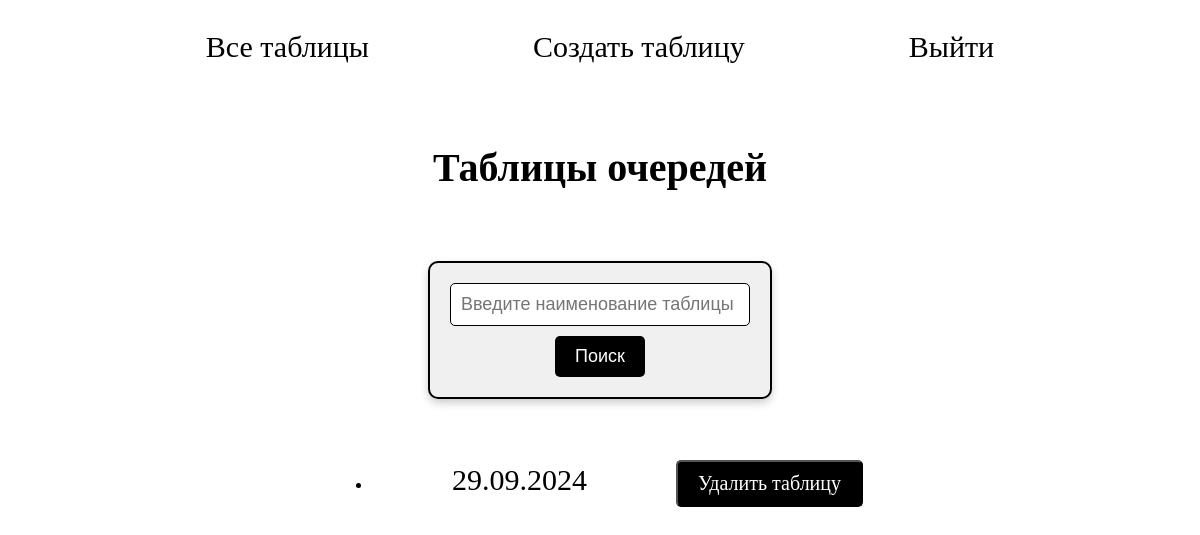
Page / (signed in) on the earlier database version.
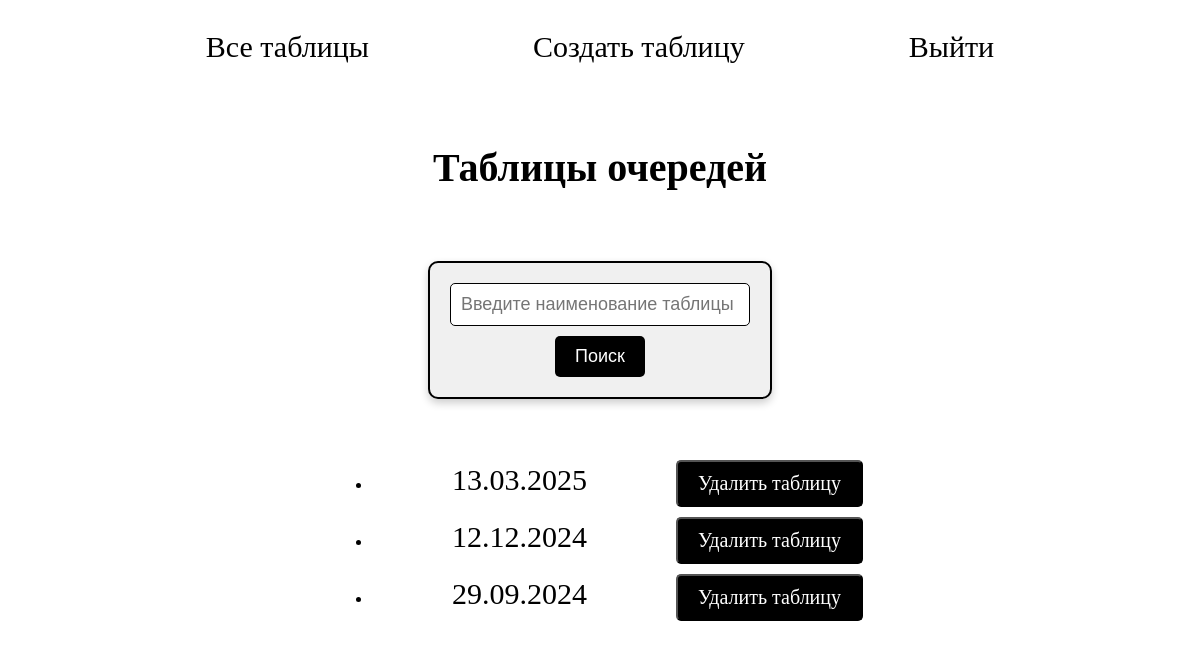
Same page on the later database version.
### app.py (models this page shows)
class QueueTable(db.Model):
    id = db.Column(db.Integer, primary_key=True)
    name = db.Column(db.String(80), nullable=False)
    entries = db.relationship('QueueEntry', backref='table', lazy=True)
    date = db.Column(db.DateTime, default=datetime.utcnow)

### app.py (the view)
@app.route('/')
def index():
    tables = QueueTable.query.order_by(QueueTable.date.desc()).all()
    return render_template('index.html', tables=tables)

### app.py (called while the page is built)
@login_manager.user_loader
def load_user(user_id):
    return User.query.get(int(user_id))

### templates/index.html (shortened to what this page needs)
{% extends 'base.html' %}
{% block body %}
<h1>Таблицы очередей</h1>
<div class="search_big">
    <div class="search">
        <form action="{{ url_for('search') }}" method="GET">
            <input type="text" name="searching_table" placeholder="Введите наименование таблицы">
            <button type="submit">Поиск</button>
        </form>
    </div>
</div>
<div class="table_scroll">
    <ul>
        {% for table in tables %}
            <li>
                <a class="table_name" href="{{ url_for('make', table_id=table.id) }}">{{ table.name }}</a>
                <form method="POST" action="{{ url_for('delete_table', table_id=table.id) }}" style="display:inline;">
                    {% if current_user.is_admin %}
                        <button class="delete_table" type="submit" onclick="return confirm('Вы уверены, что хотите удалить эту таблицу?');">Удалить таблицу</button>
                    {% endif %}
                </form>
            </li>
        {% endfor %}
    </ul>
</div>
{% endblock %}

### templates/base.html (shortened to what this page needs)
<!DOCTYPE html>
<html lang="en">
<head>
    <link rel="stylesheet" href="{{ url_for('static', filename='css/main.css') }}">
</head>
<body>
    <header>
        <nav class="hat">
            <a href="{{ url_for('index') }}">Все таблицы</a>
            {% if current_user.is_authenticated %}
                {% if current_user.is_admin %}
                    <a href="{{ url_for('queue') }}">Создать таблицу</a>
                {% endif %}
                <a href="{{ url_for('logout') }}" onclick="return confirm('Вы уверены, что хотите выйти?');">Выйти</a>
            {% else %}
                <a href="{{ url_for('register') }}">Зарегистрироваться</a>
                <a href="{{ url_for('login') }}">Войти</a>
            {% endif %}
        </nav>
    </header>
    {% block body %}{% endblock %}
</body>
</html>

### static/css/main.css (style rules this page uses)
body { background-color: rgb(255, 255, 255); font-family: 'Century Gothic' }
header { background-color: #ffffff; color: white; padding: 10px 0; margin-top: 20px; position: sticky; top: 0; }
.hat { text-align: center; }
.hat a { color: rgb(0, 0, 0); margin: 0 80px; text-decoration: none; font-size: 30px; display: inline-block; transition: transform 0.3s ease; }
h1 { margin-top: 70px; text-align: center; font-size: 40px; margin-bottom: 70px; }
.table_name { color: rgb(0, 0, 0); margin: 0 80px; text-decoration: none; font-size: 30px; display: inline-block; transition: transform 0.3s ease; }
.delete_table { font-family: Century Gothic; display: inline-block; padding: 10px 20px; font-size: 20px; color: white; text-align: right; text-decoration: none; border-radius: 5px; margin: 5px; transition: background-color 0.3s ease; background-color: rgb(0, 0, 0); }
.table_scroll { display: flex; justify-content: center; }
.search { display: flex; flex-direction: column; align-items: center; justify-content: center; padding: 20px; background-color: #f0f0f0; border: 2px solid #000; border-radius: 10px; width: 300px; box-shadow: 0 4px 8px rgba(0, 0, 0, 0.2); }
.search form { display: flex; flex-direction: column; align-items: center; width: 100%; }
.search input[type="text"] { width: 100%; padding: 10px; margin-bottom: 10px; font-size: 18px; border: 1px solid #000; border-radius: 5px; box-sizing: border-box; }
.search button { padding: 10px 20px; font-size: 18px; color: #fff; background-color: #000; border: none; border-radius: 5px; cursor: pointer; transition: background-color 0.3s; }
.search_big { display: flex; justify-content: center; margin-bottom: 40px; }

Differences in the rows shown:
added QueueTable: name "13.03.2025"
added QueueTable: name "12.12.2024"
